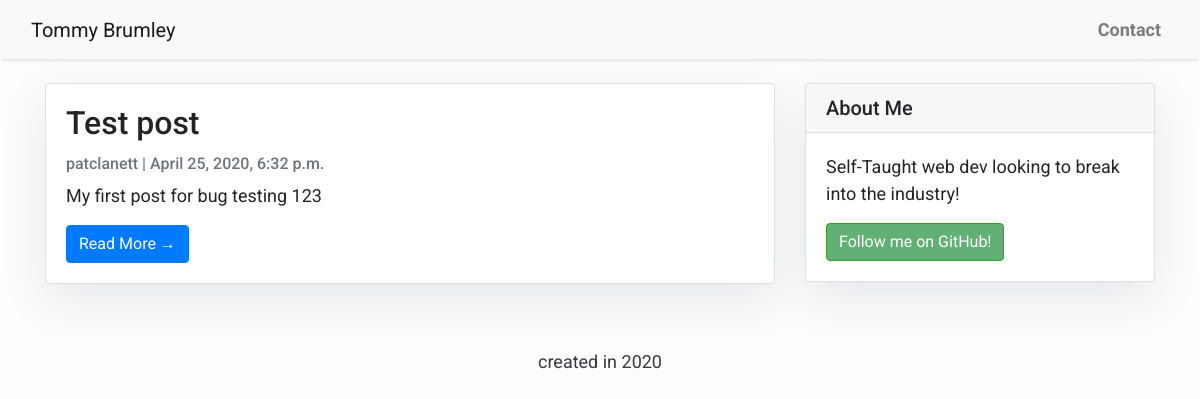
The app's page /, older data.
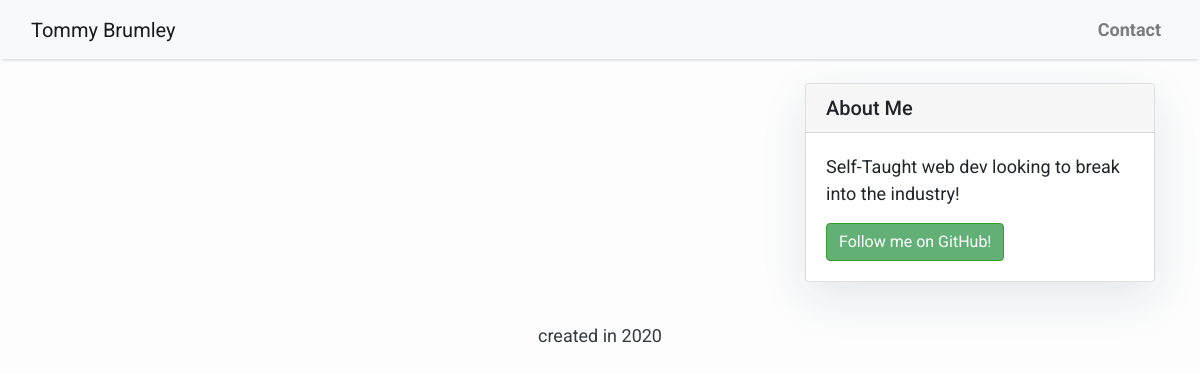
The same page, newer data.
### djangoblog/models.py (models this page shows, shortened)
class Post(models.Model):
    title = models.CharField(max_length=200, unique=True)
    slug = models.SlugField(max_length=200, unique=True)
    author = models.ForeignKey(User, on_delete= models.CASCADE,related_name='blog_posts')
    updated_on = models.DateTimeField(auto_now= True)
    content = models.TextField()
    created_on = models.DateTimeField(auto_now_add=True)
    status = models.IntegerField(choices=STATUS, default=0)
    class Meta:
        ordering = ['-created_on']

### djangoblog/views.py (the view)
# urls.py: path('', views.PostList.as_view(), name='home'),
class PostList(generic.ListView):
    queryset = Post.objects.filter(status=1).order_by('-created_on')
    template_name = 'index.html'

### templates/index.html (shortened to what this page needs)
{% extends "base.html" %}
{% block content %}
<div class="container">
    <div class="row">
        <div class="col-md-8 mt-4 left">
            {% for post in post_list %}
            <div class="card mb-5">
                <div class="card-body">
                    <h2 class="card-title">{{ post.title }}</h2>
                    <p class="card-text text-muted h6">{{ post.author }} | {{ post.created_on}} </p>
                    <p class="card-text">{{post.content|slice:":200" }}</p>
                    <a href="{% url 'post_detail' post.slug  %}" class="btn btn-primary">Read More &rarr;</a>
                </div>
            </div>
            {% endfor %}
        </div>
        {% block sidebar %} {% include 'sidebar.html' %} {% endblock sidebar %}
    </div>
</div>
{%endblock%}

Row changes from the older to the newer data that the page shows:
removed Post: title "Test post", author "patclanett", created_on "April 25, 2020, 6:32 p.m.", content "My first post for bug testing 123"
